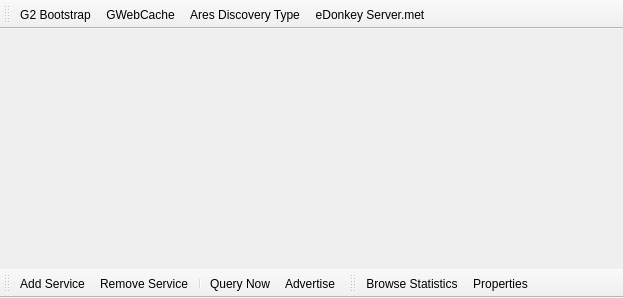
<?xml version="1.0" encoding="UTF-8"?>
<ui version="4.0">
 <class>WidgetDiscovery</class>
 <widget class="QMainWindow" name="WidgetDiscovery">
  <property name="geometry">
   <rect>
    <x>0</x>
    <y>0</y>
    <width>623</width>
    <height>298</height>
   </rect>
  </property>
  <property name="windowTitle">
   <string>Discovery</string>
  </property>
  <property name="windowIcon">
   <iconset resource="../Resource.qrc">
    <normaloff>:/Resource/Network/Discovery.png</normaloff>:/Resource/Network/Discovery.png</iconset>
  </property>
  <widget class="QWidget" name="centralwidget">
   <layout class="QVBoxLayout" name="verticalLayoutDiscoveryTable">
    <property name="spacing">
     <number>0</number>
    </property>
    <property name="margin">
     <number>0</number>
    </property>
   </layout>
  </widget>
  <widget class="QToolBar" name="toolBarServices">
   <property name="contextMenuPolicy">
    <enum>Qt::PreventContextMenu</enum>
   </property>
   <property name="windowTitle">
    <string>toolBar</string>
   </property>
   <property name="iconSize">
    <size>
     <width>16</width>
     <height>16</height>
    </size>
   </property>
   <property name="toolButtonStyle">
    <enum>Qt::ToolButtonTextBesideIcon</enum>
   </property>
   <property name="floatable">
    <bool>false</bool>
   </property>
   <attribute name="toolBarArea">
    <enum>TopToolBarArea</enum>
   </attribute>
   <attribute name="toolBarBreak">
    <bool>false</bool>
   </attribute>
   <addaction name="actionDiscoveryGnutellaBootstrap"/>
   <addaction name="actionGWebCache"/>
   <addaction name="actionAresDiscoveryType"/>
   <addaction name="actionEDonkeyServerMet"/>
  </widget>
  <widget class="QToolBar" name="toolBarControls">
   <property name="contextMenuPolicy">
    <enum>Qt::PreventContextMenu</enum>
   </property>
   <property name="windowTitle">
    <string>toolBar_2</string>
   </property>
   <property name="iconSize">
    <size>
     <width>16</width>
     <height>16</height>
    </size>
   </property>
   <property name="toolButtonStyle">
    <enum>Qt::ToolButtonTextBesideIcon</enum>
   </property>
   <property name="floatable">
    <bool>false</bool>
   </property>
   <attribute name="toolBarArea">
    <enum>BottomToolBarArea</enum>
   </attribute>
   <attribute name="toolBarBreak">
    <bool>false</bool>
   </attribute>
   <addaction name="actionDiscoveryAddService"/>
   <addaction name="actionDiscoveryRemoveService"/>
   <addaction name="separator"/>
   <addaction name="actionDiscoveryQueryNow"/>
   <addaction name="actionDiscoveryAdvertise"/>
  </widget>
  <widget class="QToolBar" name="toolBarProperties">
   <property name="contextMenuPolicy">
    <enum>Qt::PreventContextMenu</enum>
   </property>
   <property name="windowTitle">
    <string>toolBar_3</string>
   </property>
   <property name="iconSize">
    <size>
     <width>16</width>
     <height>16</height>
    </size>
   </property>
   <property name="toolButtonStyle">
    <enum>Qt::ToolButtonTextBesideIcon</enum>
   </property>
   <property name="floatable">
    <bool>false</bool>
   </property>
   <attribute name="toolBarArea">
    <enum>BottomToolBarArea</enum>
   </attribute>
   <attribute name="toolBarBreak">
    <bool>false</bool>
   </attribute>
   <addaction name="actionDiscoveryBrowseStatistics"/>
   <addaction name="actionDiscoveryProperties"/>
  </widget>
  <action name="actionDiscoveryGnutellaBootstrap">
   <property name="icon">
    <iconset resource="../Resource.qrc">
     <normaloff>:/Resource/Networks/Gnutella2.png</normaloff>:/Resource/Networks/Gnutella2.png</iconset>
   </property>
   <property name="text">
    <string>G2 Bootstrap</string>
   </property>
   <property name="toolTip">
    <string>G2 Bootstrap</string>
   </property>
  </action>
  <action name="actionDiscoveryAddService">
   <property name="icon">
    <iconset resource="../Resource.qrc">
     <normaloff>:/Resource/Generic/Add.png</normaloff>:/Resource/Generic/Add.png</iconset>
   </property>
   <property name="text">
    <string>Add Service</string>
   </property>
   <property name="toolTip">
    <string>Add Service</string>
   </property>
  </action>
  <action name="actionDiscoveryBrowseStatistics">
   <property name="icon">
    <iconset resource="../Resource.qrc">
     <normaloff>:/Resource/Network/BrowseStatistics.png</normaloff>:/Resource/Network/BrowseStatistics.png</iconset>
   </property>
   <property name="text">
    <string>Browse Statistics</string>
   </property>
   <property name="toolTip">
    <string>Browse Statistics</string>
   </property>
  </action>
  <action name="actionAresDiscoveryType">
   <property name="icon">
    <iconset resource="../Resource.qrc">
     <normaloff>:/Resource/Networks/Ares.png</normaloff>:/Resource/Networks/Ares.png</iconset>
   </property>
   <property name="text">
    <string>Ares Discovery Type</string>
   </property>
   <property name="toolTip">
    <string>Ares Discovery Type</string>
   </property>
  </action>
  <action name="actionEDonkeyServerMet">
   <property name="icon">
    <iconset resource="../Resource.qrc">
     <normaloff>:/Resource/Networks/EDonkey.png</normaloff>:/Resource/Networks/EDonkey.png</iconset>
   </property>
   <property name="text">
    <string>eDonkey Server.met</string>
   </property>
   <property name="toolTip">
    <string>eDonkey Server.met</string>
   </property>
  </action>
  <action name="actionDiscoveryRemoveService">
   <property name="icon">
    <iconset resource="../Resource.qrc">
     <normaloff>:/Resource/Generic/Remove.png</normaloff>:/Resource/Generic/Remove.png</iconset>
   </property>
   <property name="text">
    <string>Remove Service</string>
   </property>
   <property name="toolTip">
    <string>Remove Service</string>
   </property>
  </action>
  <action name="actionDiscoveryQueryNow">
   <property name="icon">
    <iconset resource="../Resource.qrc">
     <normaloff>:/Resource/Network/QueryNow.png</normaloff>:/Resource/Network/QueryNow.png</iconset>
   </property>
   <property name="text">
    <string>Query Now</string>
   </property>
   <property name="toolTip">
    <string>Query Now</string>
   </property>
  </action>
  <action name="actionDiscoveryAdvertise">
   <property name="icon">
    <iconset resource="../Resource.qrc">
     <normaloff>:/Resource/Network/Advertise.png</normaloff>:/Resource/Network/Advertise.png</iconset>
   </property>
   <property name="text">
    <string>Advertise</string>
   </property>
   <property name="toolTip">
    <string>Advertise</string>
   </property>
  </action>
  <action name="actionDiscoveryProperties">
   <property name="icon">
    <iconset resource="../Resource.qrc">
     <normaloff>:/Resource/Generic/Properties.png</normaloff>:/Resource/Generic/Properties.png</iconset>
   </property>
   <property name="text">
    <string>Properties</string>
   </property>
   <property name="toolTip">
    <string>Properties</string>
   </property>
  </action>
  <action name="actionGWebCache">
   <property name="icon">
    <iconset resource="../Resource.qrc">
     <normaloff>:/Resource/Networks/Gnutella2.png</normaloff>:/Resource/Networks/Gnutella2.png</iconset>
   </property>
   <property name="text">
    <string>GWebCache</string>
   </property>
   <property name="toolTip">
    <string>GWebCache</string>
   </property>
  </action>
 </widget>
 <resources>
  <include location="../Resource.qrc"/>
 </resources>
 <connections/>
</ui>
